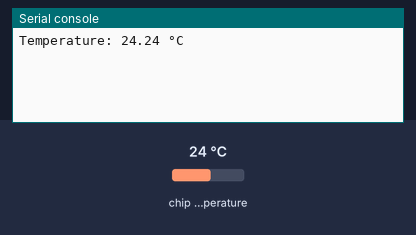
The program below on a simulated Raspberry Pi Pico running MicroPython. On the bench: the last lines printed to the serial console. The inputs (shaded band) are chosen by the test bench; at power-on: chip temperature 24 °C.

Above: at 1.2 s.
1.3 s: chip temperature set to 1 °C
At 2.4 s:
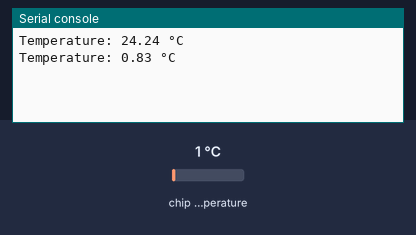
4.0 s: chip temperature set to 11 °C
At 5.2 s:
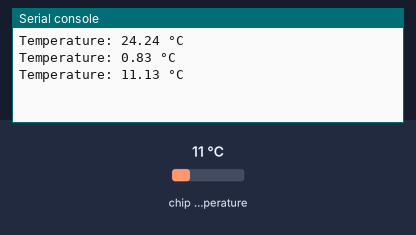
Timing chart, 0 to 7.0 s (numbered marks = the images above; inputs shaded):
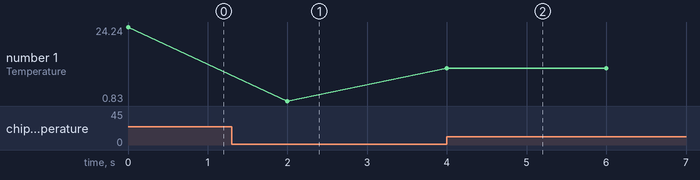

The program:

temperature.py
```python
import machine
import time

sensor = machine.ADC(4)
conversion_factor = 3.3 / 65535

while True:
    reading = sensor.read_u16() * conversion_factor
    temperature = 27 - (reading - 0.706) / 0.001721

    print("Temperature:", round(temperature, 2), "°C")

    time.sleep(2)
```

Measured:
- after the input at 1.3 s, the serial console: prints a new line after 0.70 s (image 1)
- after the input at 4.0 s, the serial console: prints a new line at once (image 2)
- plotted number 1: 24.24 → 0.83 after the input at 1.3 s, 0.83 → 11.13 after the input at 4.0 s
